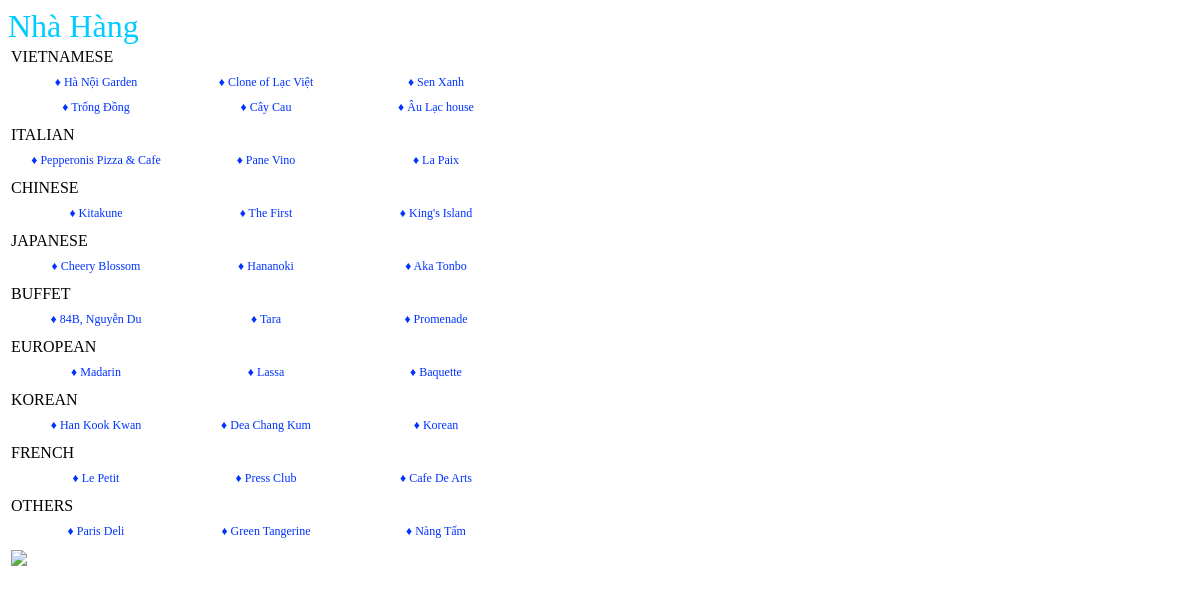
Page /thongtinnhahang.php on the committed database.
### tables this page shows
CREATE TABLE IF NOT EXISTS `loainhahang` (
  `maloai` int(10) NOT NULL AUTO_INCREMENT,
  `tenloai` varchar(50) NOT NULL,
  PRIMARY KEY (`maloai`)
);

CREATE TABLE IF NOT EXISTS `nhahang` (
  `manh` int(10) NOT NULL AUTO_INCREMENT,
  `tennhahang` varchar(50) NOT NULL,
  `diachi` varchar(100) NOT NULL,
  `anh` varchar(50) DEFAULT NULL,
  `gioithieu` varchar(200) DEFAULT NULL,
  `sodt` varchar(12) NOT NULL,
  `maloai` int(10) NOT NULL,
  PRIMARY KEY (`manh`)
);

### thongtinnhahang.php (the view, shortened to what this page needs)
<link rel="stylesheet" type="text/css" href="css/style.css" />
<font color="#00CCFF" face="Georgia, Times New Roman, Times, serif" size="6">Nhà Hàng</font>
<?php
$sql1="select * from loainhahang";
$result1=mysql_query($sql1);
$a=@mysql_num_rows($result1);
for($i=1;$i<=$a;$i++)
{
    $sql="SELECT manh, tennhahang, lnh.tenloai
		FROM nhahang AS nh
		JOIN loainhahang AS lnh ON nh.maloai = lnh.maloai
		WHERE lnh.maloai = '$i'";
	$result=mysql_query($sql);
	?>
    <table  width="600" border="0">
        <tr>
        	<td>
            <?php
				$sql2="select * from loainhahang where maloai='$i'";
				$result2=mysql_query($sql2);
				$rows2=mysql_fetch_array($result2);
				echo $rows2['tenloai'];
			?>
            </td>
        </tr>
        <tr>
           	<td align="center">
            <?php
			while($rows=@mysql_fetch_array($result))
			{
			?>
			<div class="table">
			<a href="index.php?nhahang=<?php echo $rows['manh'];?>">&diams; <?php echo $rows['tennhahang'];?></a>
     		</div>
        <?php } ?>
     		</td>
       </tr>
	</table>
<?php
}
?>
<table  width="600" border="0">
   <tr>
	  <td><img src="anh/chuan.jpg"></td>
  	</tr>
</table>

### css/style.css (style rules this page uses)
.table a { display:inline-table; font-size:12px; text-decoration:none; font-weight:normal; color:#03F; width:170px; height:25px; line-height:20px; text-align:center; float:left; }

### rows in the picture
loainhahang: tenloai "VIETNAMESE"
nhahang: tennhahang "Hà Nội Garden"
nhahang: tennhahang "Clone of Lạc Việt"
nhahang: tennhahang "Sen Xanh"
nhahang: tennhahang "Trống Đồng"
nhahang: tennhahang "Cây Cau"
nhahang: tennhahang "Âu Lạc house"
loainhahang: tenloai "ITALIAN"
nhahang: tennhahang "Pepperonis Pizza & Cafe"
nhahang: tennhahang "Pane Vino"
nhahang: tennhahang "La Paix"
loainhahang: tenloai "CHINESE"
nhahang: tennhahang "Kitakune"
nhahang: tennhahang "The First"
nhahang: tennhahang "King's Island"
loainhahang: tenloai "JAPANESE"
nhahang: tennhahang "Cheery Blossom"
nhahang: tennhahang "Hananoki"
nhahang: tennhahang "Aka Tonbo"
loainhahang: tenloai "BUFFET"
nhahang: tennhahang "84B, Nguyễn Du"
nhahang: tennhahang "Tara"
nhahang: tennhahang "Promenade"
loainhahang: tenloai "EUROPEAN"
nhahang: tennhahang "Madarin"
nhahang: tennhahang "Lassa"
nhahang: tennhahang "Baquette"
loainhahang: tenloai "KOREAN"
nhahang: tennhahang "Han Kook Kwan"
nhahang: tennhahang "Dea Chang Kum"
nhahang: tennhahang "Korean"
loainhahang: tenloai "FRENCH"
nhahang: tennhahang "Le Petit"
nhahang: tennhahang "Press Club"
nhahang: tennhahang "Cafe De Arts"
loainhahang: tenloai "OTHERS"
nhahang: tennhahang "Paris Deli"
nhahang: tennhahang "Green Tangerine"
nhahang: tennhahang "Nàng Tấm"
